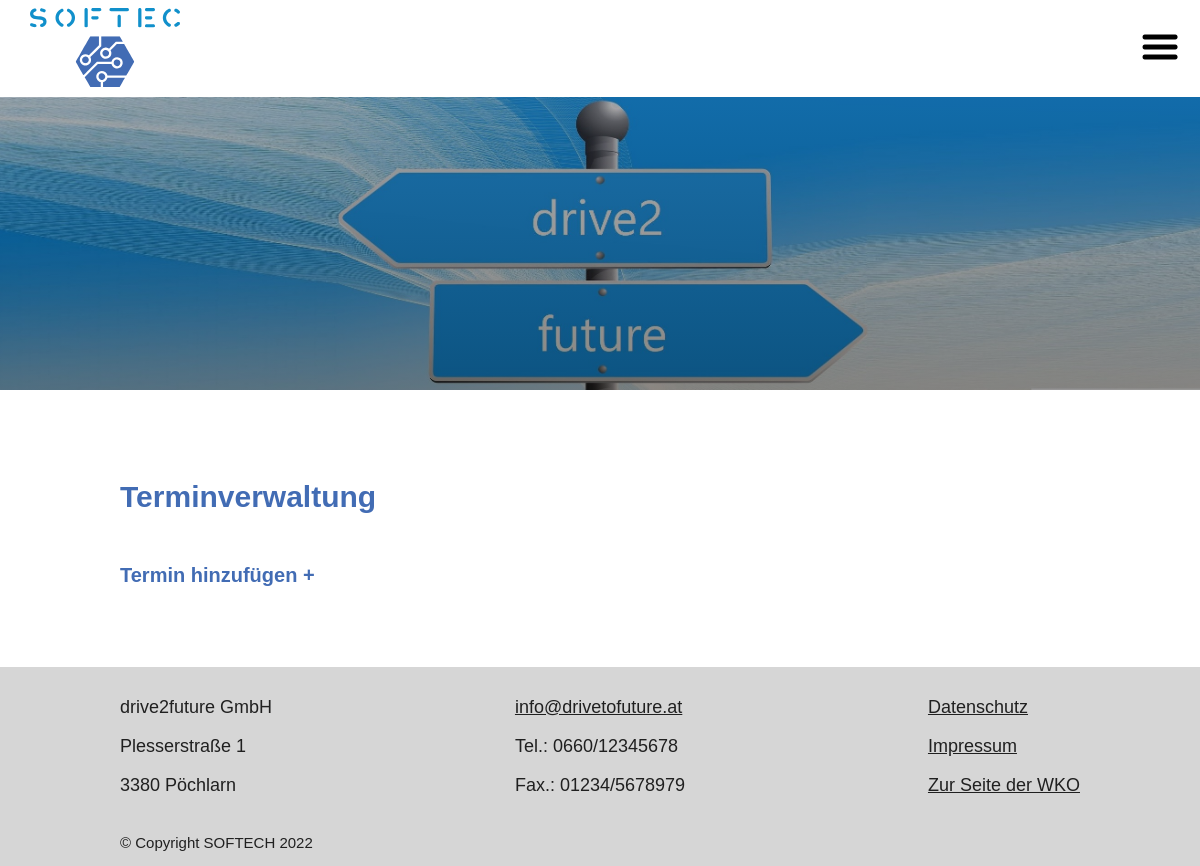
The page /views/appointmentManagement.php (signed in) on the database as committed earlier.
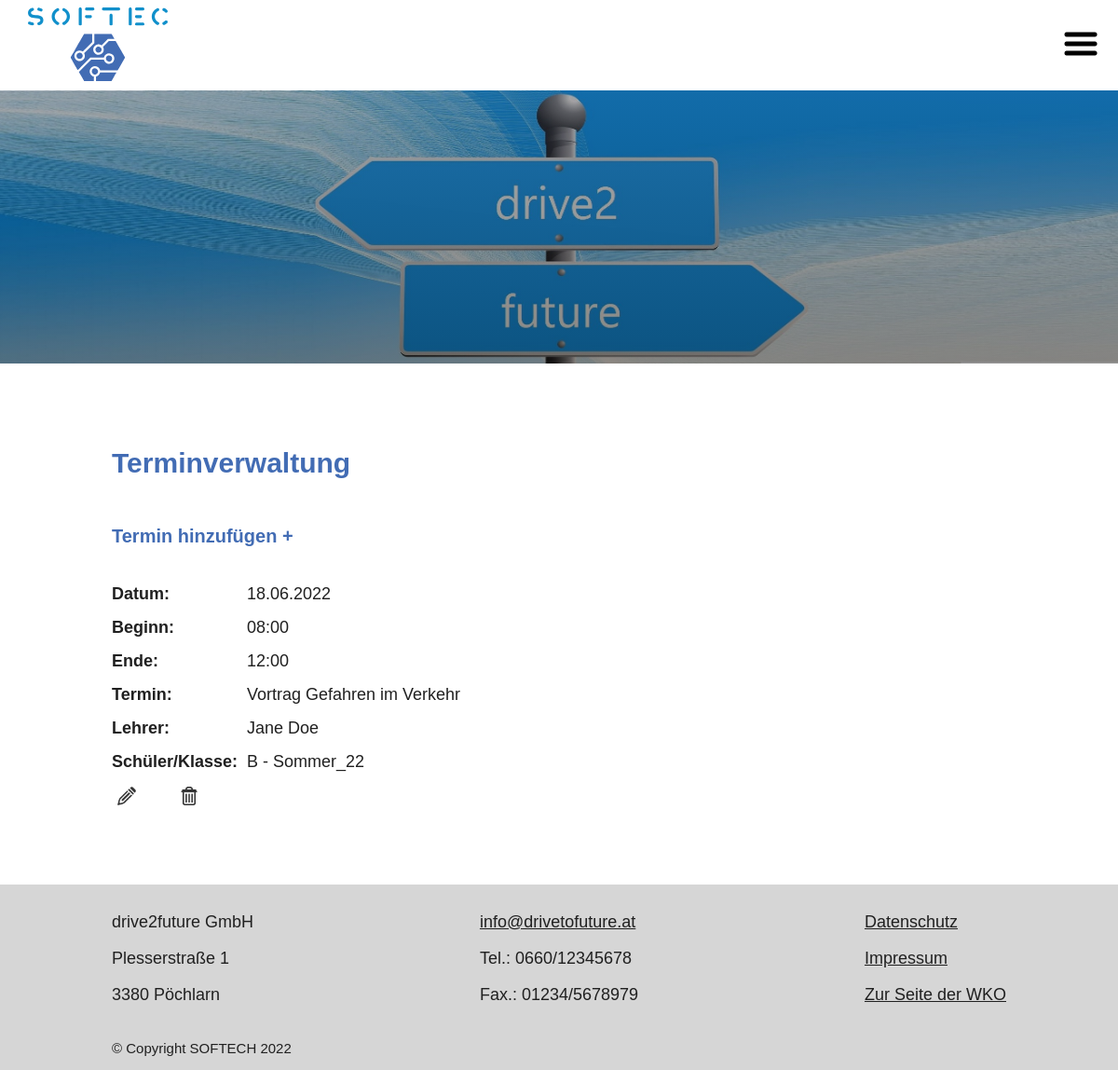
The same page on the database as committed later.
### tables this page shows
CREATE TABLE `appointments` (
    `id_appointment` int(11) NOT NULL,
    `date` date NOT NULL,
    `begin_time` time NOT NULL,
    `end_time` time NOT NULL,
    `description` TEXT NOT NULL,
    `appointment_types_id_a_type` int(11) NOT NULL,
    `rooms_id_room` int(11) NOT NULL,
    `class_id_class` int(11) NOT NULL
  );

CREATE TABLE `users` (
    `id_user` int(11) NOT NULL,
    `first_name` varchar(45) NOT NULL,
    `last_name` varchar(45) NOT NULL,
    `email` varchar(45) NOT NULL,
    `password` varchar(255) NOT NULL,
    `status` varchar(45) NOT NULL,
    `roles_id_role` int(11) NOT NULL
  );

CREATE TABLE `class` (
    `id_class` int(11) NOT NULL,
    `class_label` varchar(45) NOT NULL,
    `status` varchar(45) NOT NULL,
    `begin_date` date NOT NULL,
    `end_date` date NOT NULL
  );

### lib/user_role.php (called while the page is built, shortened)
<?php
require_once __DIR__ . '/../models/login.php';
if (isset($_SESSION['user_session']) || isset($_SESSION['userId'])) {
  $userId = $_SESSION['user_session'];
  $userId = str_replace('_loggedIn', '', $userId);
  $user_role = check_user_role($userId);
  $role = $user_role['r_type'];
}
$user_employee = false;
switch ($role) {
  case 'ADMIN':
      $user_admin = true;
      break;
}

### models/db_connection.php (called while the page is built, shortened)
<?php
function get_db()
{
  static $db;
  if ($db instanceof PDO) {
    return $db;
  }
  $dsn = sprintf('mysql:host=%s;dbname=%s;', DB_HOST, DB_NAME);
  $db = new PDO($dsn, DB_USER, DB_PASS);
  return $db;
}

### models/login.php (called while the page is built, shortened)
<?php
require_once __DIR__ . '/db_connection.php';
function check_user_role(string $userId)
{
  $sql_check_user_role = 'SELECT `id_user`, `roles_id_role`, `roles`.`id_role`, `roles`.`r_type`
                          FROM `users`, `roles`
                          WHERE `id_user` = :userId
                          AND `roles`.`id_role` = `roles_id_role`';
  $stmt_check_user_role = get_db()->prepare($sql_check_user_role);
  $stmt_check_user_role->execute([':userId' => $userId]);
  $res_check_user_role = $stmt_check_user_role->fetch(PDO::FETCH_ASSOC);
  return $res_check_user_role;
}

### models/appointments.php (called while the page is built, shortened)
<?php
require_once __DIR__ . '/db_connection.php';
function get_appointments_overview()
{
    $sql = "SELECT a.id_appointment, a.date, a.begin_time, a.end_time, a.description, a.appointment_types_id_a_type,
	u.first_name as teacher_first_name, u.last_name as teacher_last_name, r.r_type, c.class_label, student.first_name as student_first_name, student.last_name as student_last_name
	FROM appointments a
	INNER JOIN users_has_appointments uha ON a.id_appointment = uha.appointments_id_appointment
    INNER JOIN users u ON uha.users_id_user = u.id_user
	INNER JOIN roles r ON u.roles_id_role = r.id_role
	INNER JOIN class c ON a.class_id_class = c.id_class
    LEFT OUTER JOIN (
		SELECT ap.id_appointment,us.first_name, us.last_name  FROM appointments ap
        INNER JOIN users_has_appointments uhap ON ap.id_appointment = uhap.appointments_id_appointment
		INNER JOIN users us ON uhap.users_id_user = us.id_user
        WHERE us.roles_id_role=2 AND ap.appointment_types_id_a_type=3
        ) as student ON student.id_appointment=a.id_appointment
    WHERE u.roles_id_role=3
    ORDER BY a.date;";
    $getAppointments = get_db()->query($sql);
    return $getAppointments->fetchAll();
}

### controllers/appointments.php (called while the page is built, shortened)
<?php
require_once __DIR__ . '/../lib/user_role.php';
require_once __DIR__ . '/../models/appointments.php';
function fetch_appointments_overview(){
    return get_appointments_overview();
}

### views/appointmentManagement.php (the view, shortened to what the changed rows need)
<?php
require_once __DIR__ . '/../lib/user_role.php';
require_once __DIR__ . '/../controllers/appointments.php';
?>
<!DOCTYPE html>
<html>
<?php require_once __DIR__ . '/partials/head.php' ?>
<body>
  <?php require_once __DIR__ . '/partials/navbar.php' ?>
  <div class="container">
    <h1>Terminverwaltung</h1>
    <?php
    if ($user_employee) { ?>
      <h2><a href="createAppointment.php">Fahrstunde hinzufügen +</a></h2>
    <?php } else if ($user_admin) {  ?>
      <h2><a href="createAppointment.php">Termin hinzufügen +</a></h2>
    <?php }
    ?>
    <?php if ($user_admin) : ?>
      <div class="admin-overview">
        <?php foreach (fetch_appointments_overview() as $app) :
          if($app['appointment_types_id_a_type'] != 3 ){?>
          <div class="app-item">
            <div class="app-row">
              <div class="box-1"><span>Datum: </span><p><?php echo date('d.m.Y', strtotime($app['date'])) ?></p></div>
              <div class="box-2"><span>Beginn: </span><p><?php echo date('H:i', strtotime($app['begin_time'])) ?></p></div>
              <div class="box-3"><span>Ende: </span><p><?php echo date('H:i', strtotime($app['end_time'])) ?></p></div>
              <div class="box-4"><span>Termin: </span><p><?php echo $app['description']; ?></p></div>
              <div class="box-5"><span>Lehrer: </span><p><?php echo "${app['teacher_first_name']} ${app['teacher_last_name']}"; ?></p></div>
              <div class="box-6"><span>Schüler/Klasse: </span><p><?php
                if($app['appointment_types_id_a_type'] == 3 ){
                  echo "${app['student_first_name']} ${app['student_last_name']}";
                } else{
                  echo $app['class_label'];
                }
              ?></p></div>
              <div class="box-7">
              <form action="editAppointment.php" method="post">
                <button <?php echo "name='edit-app' value='$app[id_appointment]'" ?>>
                  <a href="/drive2future">
                    <img src="/drive2future/assets/img/edit_icon.png" width="20" />
                  </a>
                </button>
              </form>
            </div>
            <div class="box-8">
              <form action="deleteAppConfirmation.php" method="post">
                <button <?php echo "name='delete-app' value='$app[id_appointment]'" ?>>
                  <a href="/drive2future">
                    <img src="/drive2future/assets/img/delete_icon.png" width="20" />
                  </a>
                </button>
              </form>
            </div>
            </div>
          </div>
        <?php }
        endforeach ?>
      </div>
    <?php endif ?>
  </div>
</body>
</html>

Rows that differ between the two databases and show on the page:
added appointments: date "18.06.2022", begin_time "08:00", end_time "12:00", description "Vortrag Gefahren im Verkehr", users.first_name "Jane", users.last_name "Doe", class_id_class.class_label "B - Sommer_22", $app[id_appointment] 3 (drawn)
